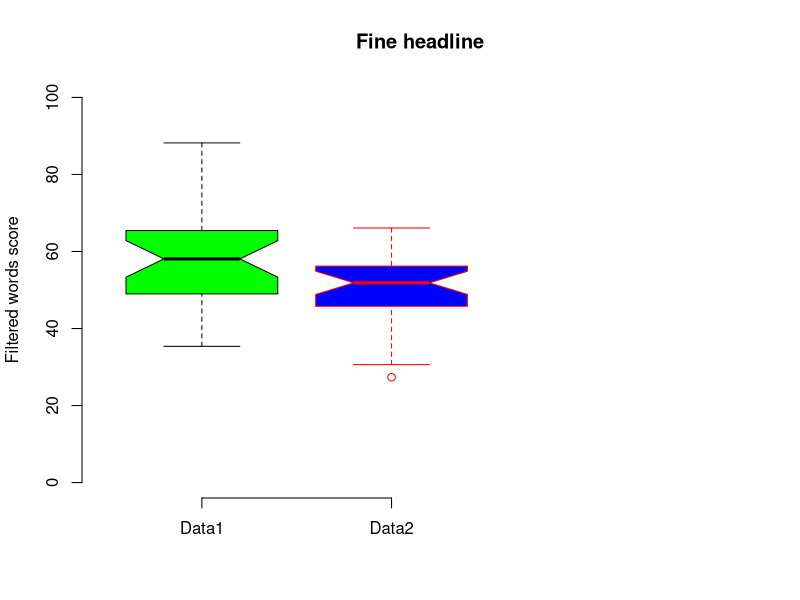

This chart was generated by the following R code:
# example of boxplot

# example using long format
data1 <- rnorm(30, mean = 60, sd = 12)   # generate data1 (will be random each time you run the code)
data2 <- rnorm(30, mean = 50, sd = 12)   # generate data2 (will be random each time you run the code)
data <- c(data1,data2)                   # combine the data into one long list
name <- rep(c('Data1','Data2'),c(30,30)) # make a list of 30 times "data" and 30 times "boxplot"


# Plot the box plot and a strip chart on top of each other ----
# par(mai =  c(1, 1, 0.5, 0))
p <-boxplot(data ~ name,
            boxwex = 0.8,             # box width
            notch = TRUE,             # make a notch at the confidence intervals
            frame = FALSE,            # print the frame around the plot
            col = c('green', 'blue'), # box fill color (if there is only one color all the boxes will be the same)
            border = c('black', 'red'), # border of box color
            main = 'Fine headline', # title 
            xlab = '',              # xlable
            ylab = 'Filtered words score', # ylable
            ylim = c(0,100),        # range of the y axis (be careful with those, remove them if you have problems)
            xlim = c(0.5,3.8),      # range of the x axis (first group is 1 second is 2 and so on)
            horizontal = FALSE)     # plot the boxes horisontaly
